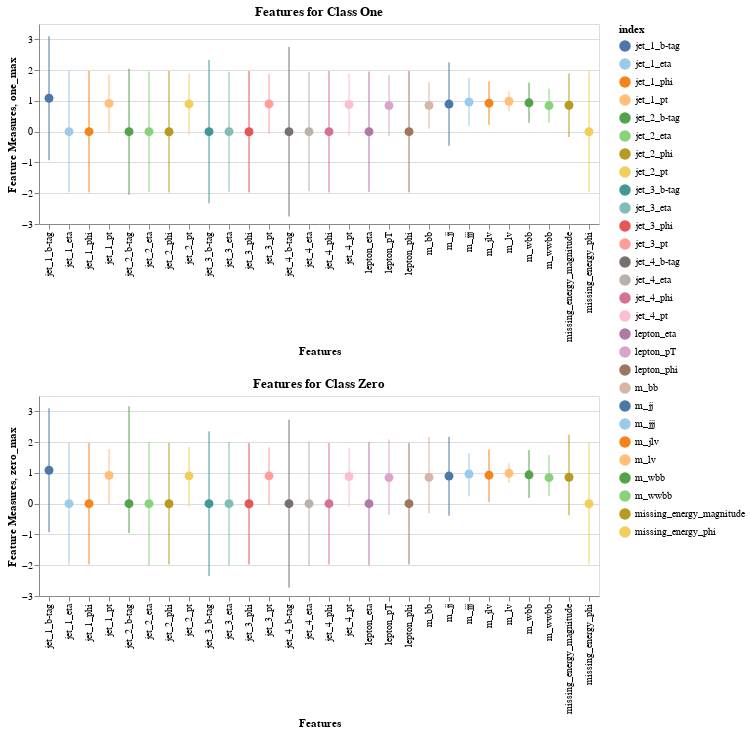

Write notebook code for a chart like this one.
### Code cell
### Altair Chart

#adding selection so that when mouse hovers over value that value is selected
selection = alt.selection(type='multi', fields=['index'], on='mouseover', nearest=True)

#creating chart for all data associated with class of 1
ones = alt.Chart(df_format).mark_point(filled = True, size = 80).encode(
    alt.X('index:N', title = 'Features'),
    alt.Y('one_median:Q', title = 'Feature Measures'),
    #setting color scheme
    color = alt.Color('index', scale = alt.Scale(scheme = 'tableau20')),
    #setting option so that data not selected on mouseover becomes more transparent
    opacity=alt.condition(selection, alt.value(1), alt.value(.2)),
    #when selecting data point, tooltip shows values associated each col
    tooltip = ['index', 'one_median', 'one_max', 'one_min']
).interactive().properties(height = 200, title = 'Features for Class One').add_selection(selection)

#creating error bars for 1.96 sd +- median value
error_bars = ones.mark_errorbar(size = 80).encode(
    x = 'index',
    y = 'one_max:Q',
    y2 = 'one_min:Q'
)

#utilizing the same mechanism as above, but this time utilizing for values of class 0
zero = alt.Chart(df_format).mark_point(filled = True, size = 80).encode(
    alt.X('index:N', title = 'Features'),
    alt.Y('one_median:Q', title = 'Feature Measures'),
    color = alt.Color('index', scale = alt.Scale(scheme = 'tableau20')),
    opacity=alt.condition(selection, alt.value(1), alt.value(.2)),  
    tooltip = ['index', 'zero_median', 'zero_max', 'zero_min']
).interactive().properties(height = 200, title = 'Features for Class Zero').add_selection(selection)

error_bars_zero = zero.mark_errorbar(size = 80).encode(
    x = 'index',
    y = 'zero_max:Q',
    y2 = 'zero_min:Q'
)

#plotting each chart with its error bars charts stacked, so that they can be viewed concurrently
(ones + error_bars) & (zero + error_bars_zero)

### Figure 1 — Vega-Lite specification as saved in the notebook (floating-point values rounded to 4 significant figures)
{"config": {"view": {"continuousWidth": 400, "continuousHeight": 300}}, "vconcat": [{"layer": [{"mark": {"type": "point", "filled": true, "size": 80}, "encoding": {"color": {"field": "index", "scale": {"scheme": "tableau20"}, "type": "nominal"}, "opacity": {"condition": {"value": 1, "selection": "selector119"}, "value": 0.2}, "tooltip": [{"field": "index", "type": "nominal"}, {"field": "one_median", "type": "quantitative"}, {"field": "one_max", "type": "quantitative"}, {"field": "one_min", "type": "quantitative"}], "x": {"field": "index", "title": "Features", "type": "nominal"}, "y": {"field": "one_median", "title": "Feature Measures", "type": "quantitative"}}, "height": 200, "selection": {"selector120": {"type": "interval", "bind": "scales", "encodings": ["x", "y"]}, "selector119": {"type": "multi", "fields": ["index"], "on": "mouseover", "nearest": true}}, "title": "Features for Class One"}, {"mark": {"type": "errorbar", "size": 80}, "encoding": {"color": {"field": "index", "scale": {"scheme": "tableau20"}, "type": "nominal"}, "opacity": {"condition": {"value": 1, "selection": "selector119"}, "value": 0.2}, "tooltip": [{"field": "index", "type": "nominal"}, {"field": "one_median", "type": "quantitative"}, {"field": "one_max", "type": "quantitative"}, {"field": "one_min", "type": "quantitative"}], "x": {"field": "index", "type": "nominal"}, "y": {"field": "one_max", "type": "quantitative"}, "y2": {"field": "one_min"}}, "height": 200, "selection": {"selector120": {"type": "interval", "bind": "scales", "encodings": ["x", "y"]}, "selector119": {"type": "multi", "fields": ["index"], "on": "mouseover", "nearest": true}}, "title": "Features for Class One"}]}, {"layer": [{"mark": {"type": "point", "filled": true, "size": 80}, "encoding": {"color": {"field": "index", "scale": {"scheme": "tableau20"}, "type": "nominal"}, "opacity": {"condition": {"value": 1, "selection": "selector119"}, "value": 0.2}, "tooltip": [{"field": "index", "type": "nominal"}, {"field": "zero_median", "type": "quantitative"}, {"field": "zero_max", "type": "quantitative"}, {"field": "zero_min", "type": "quantitative"}], "x": {"field": "index", "title": "Features", "type": "nominal"}, "y": {"field": "one_median", "title": "Feature Measures", "type": "quantitative"}}, "height": 200, "selection": {"selector121": {"type": "interval", "bind": "scales", "encodings": ["x", "y"]}, "selector119": {"type": "multi", "fields": ["index"], "on": "mouseover", "nearest": true}}, "title": "Features for Class Zero"}, {"mark": {"type": "errorbar", "size": 80}, "encoding": {"color": {"field": "index", "scale": {"scheme": "tableau20"}, "type": "nominal"}, "opacity": {"condition": {"value": 1, "selection": "selector119"}, "value": 0.2}, "tooltip": [{"field": "index", "type": "nominal"}, {"field": "zero_median", "type": "quantitative"}, {"field": "zero_max", "type": "quantitative"}, {"field": "zero_min", "type": "quantitative"}], "x": {"field": "index", "type": "nominal"}, "y": {"field": "zero_max", "type": "quantitative"}, "y2": {"field": "zero_min"}}, "height": 200, "selection": {"selector121": {"type": "interval", "bind": "scales", "encodings": ["x", "y"]}, "selector119": {"type": "multi", "fields": ["index"], "on": "mouseover", "nearest": true}}, "title": "Features for Class Zero"}]}], "data": {"name": "data-3386e040d6098becdf56640e3d502820"}, "$schema": "https://vega.github.io/schema/vega-lite/v4.17.0.json", "datasets": {"data-3386e040d6098becdf56640e3d502820": [{"index": "lepton_pT", "one_median": 0.8473, "zero_median": 0.8614, "one_max": 1.838, "one_min": -0.143, "zero_max": 2.086, "zero_min": -0.363}, {"index": "lepton_eta", "one_median": -5.416e-05, "zero_median": -5.416e-05, "one_max": 1.955, "one_min": -1.955, "zero_max": 2.001, "zero_min": -2.001}, {"index": "lepton_phi", "one_median": 0.0009714, "zero_median": -0.0007959, "one_max": 1.973, "one_min": -1.972, "zero_max": 1.972, "zero_min": -1.973}, {"index": "missing_energy_magnitude", "one_median": 0.859, "zero_median": 0.9337, "one_max": 1.892, "one_min": -0.1737, "zero_max": 2.241, "zero_min": -0.3737}, {"index": "missing_energy_phi", "one_median": -0.0007327, "zero_median": 0.001153, "one_max": 1.972, "one_min": -1.973, "zero_max": 1.973, "zero_min": -1.971}, {"index": "jet_1_pt", "one_median": 0.9209, "zero_median": 0.8636, "one_max": 1.867, "one_min": -0.02469, "zero_max": 1.774, "zero_min": -0.04649}, {"index": "jet_1_eta", "one_median": 0.0009648, "zero_median": -2.544e-05, "one_max": 1.977, "one_min": -1.975, "zero_max": 1.981, "zero_min": -1.981}, {"index": "jet_1_phi", "one_median": 0.0007152, "zero_median": -0.0004962, "one_max": 1.972, "one_min": -1.971, "zero_max": 1.971, "zero_min": -1.972}, {"index": "jet_1_b-tag", "one_median": 1.087, "zero_median": 1.087, "one_max": 3.102, "one_min": -0.9292, "zero_max": 3.1, "zero_min": -0.9266}, {"index": "jet_2_pt", "one_median": 0.902, "zero_median": 0.8781, "one_max": 1.893, "one_min": -0.08861, "zero_max": 1.846, "zero_min": -0.08958}, {"index": "jet_2_eta", "one_median": 6.027e-05, "zero_median": 0.001032, "one_max": 1.954, "one_min": -1.954, "zero_max": 2.007, "zero_min": -2.005}, {"index": "jet_2_phi", "one_median": -0.001313, "zero_median": 0.001564, "one_max": 1.971, "one_min": -1.973, "zero_max": 1.974, "zero_min": -1.971}, {"index": "jet_2_b-tag", "one_median": 0.0, "zero_median": 1.107, "one_max": 2.048, "one_min": -2.048, "zero_max": 3.169, "zero_min": -0.9542}, {"index": "jet_3_pt", "one_median": 0.9018, "zero_median": 0.8922, "one_max": 1.873, "one_min": -0.06964, "zero_max": 1.831, "zero_min": -0.04664}, {"index": "jet_3_eta", "one_median": 0.0001729, "zero_median": 0.0001729, "one_max": 1.951, "one_min": -1.951, "zero_max": 2.007, "zero_min": -2.007}, {"index": "jet_3_phi", "one_median": -0.0007519, "zero_median": -0.0007519, "one_max": 1.972, "one_min": -1.973, "zero_max": 1.972, "zero_min": -1.973}, {"index": "jet_3_b-tag", "one_median": 0.0, "zero_median": 0.0, "one_max": 2.328, "one_min": -2.328, "zero_max": 2.352, "zero_min": -2.352}, {"index": "jet_4_pt", "one_median": 0.8833, "zero_median": 0.8519, "one_max": 1.898, "one_min": -0.1316, "zero_max": 1.814, "zero_min": -0.1106}, {"index": "jet_4_eta", "one_median": 0.0003721, "zero_median": -0.0004607, "one_max": 1.936, "one_min": -1.935, "zero_max": 2.019, "zero_min": -2.02}, {"index": "jet_4_phi", "one_median": -0.0002642, "zero_median": -0.001374, "one_max": 1.972, "one_min": -1.973, "zero_max": 1.971, "zero_min": -1.974}, {"index": "jet_4_b-tag", "one_median": 0.0, "zero_median": 0.0, "one_max": 2.757, "one_min": -2.757, "zero_max": 2.729, "zero_min": -2.729}, {"index": "m_jj", "one_median": 0.8984, "zero_median": 0.891, "one_max": 2.254, "one_min": -0.4567, "zero_max": 2.175, "zero_min": -0.3926}, {"index": "m_jjj", "one_median": 0.9651, "zero_median": 0.94, "one_max": 1.746, "one_min": 0.1842, "zero_max": 1.644, "zero_min": 0.236}, {"index": "m_lv", "one_median": 0.9898, "zero_median": 0.9898, "one_max": 1.313, "one_min": 0.6671, "zero_max": 1.312, "zero_min": 0.667}, {"index": "m_jlv", "one_median": 0.9266, "zero_median": 0.9085, "one_max": 1.633, "one_min": 0.2203, "zero_max": 1.761, "zero_min": 0.05586}, {"index": "m_bb", "one_median": 0.8546, "zero_median": 0.9284, "one_max": 1.609, "one_min": 0.09972, "zero_max": 2.178, "zero_min": -0.3211}, {"index": "m_wbb", "one_median": 0.939, "zero_median": 0.9655, "one_max": 1.591, "one_min": 0.2872, "zero_max": 1.744, "zero_min": 0.1871}, {"index": "m_wwbb", "one_median": 0.8459, "zero_median": 0.9185, "one_max": 1.401, "one_min": 0.291, "zero_max": 1.583, "zero_min": 0.2535}]}}
